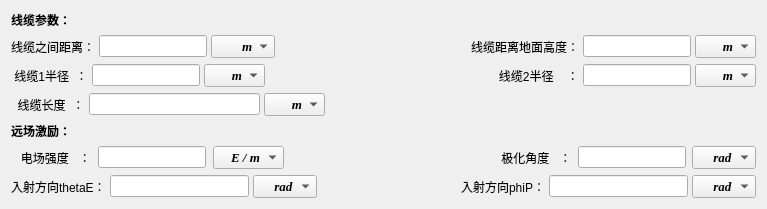
      <widget class="QWidget" name="page">
       <layout class="QVBoxLayout" name="verticalLayout_4">
        <item>
         <widget class="QWidget" name="widget_7" native="true">
          <layout class="QHBoxLayout" name="horizontalLayout_10">
           <property name="spacing">
            <number>4</number>
           </property>
           <property name="leftMargin">
            <number>0</number>
           </property>
           <property name="topMargin">
            <number>0</number>
           </property>
           <property name="rightMargin">
            <number>0</number>
           </property>
           <property name="bottomMargin">
            <number>0</number>
           </property>
           <item>
            <widget class="QLabel" name="label_2">
             <property name="font">
              <font>
               <pointsize>9</pointsize>
               <weight>75</weight>
               <bold>true</bold>
              </font>
             </property>
             <property name="text">
              <string>线缆参数：</string>
             </property>
            </widget>
           </item>
           <item>
            <spacer name="horizontalSpacer_7">
             <property name="orientation">
              <enum>Qt::Horizontal</enum>
             </property>
             <property name="sizeHint" stdset="0">
              <size>
               <width>685</width>
               <height>10</height>
              </size>
             </property>
            </spacer>
           </item>
          </layout>
         </widget>
        </item>
        <item>
         <widget class="QWidget" name="widget_12" native="true">
          <layout class="QHBoxLayout" name="horizontalLayout_5">
           <property name="spacing">
            <number>4</number>
           </property>
           <property name="leftMargin">
            <number>0</number>
           </property>
           <property name="topMargin">
            <number>0</number>
           </property>
           <property name="rightMargin">
            <number>0</number>
           </property>
           <property name="bottomMargin">
            <number>0</number>
           </property>
           <item>
            <widget class="QWidget" name="widget" native="true">
             <property name="maximumSize">
              <size>
               <width>16777215</width>
               <height>50</height>
              </size>
             </property>
             <layout class="QHBoxLayout" name="horizontalLayout_2">
              <property name="spacing">
               <number>4</number>
              </property>
              <property name="leftMargin">
               <number>0</number>
              </property>
              <property name="topMargin">
               <number>0</number>
              </property>
              <property name="rightMargin">
               <number>0</number>
              </property>
              <property name="bottomMargin">
               <number>0</number>
              </property>
              <item>
               <widget class="QLabel" name="label_4">
                <property name="font">
                 <font>
                  <pointsize>9</pointsize>
                 </font>
                </property>
                <property name="text">
                 <string>线缆之间距离：</string>
                </property>
               </widget>
              </item>
              <item>
               <widget class="QLineEdit" name="lineEdit">
                <property name="maximumSize">
                 <size>
                  <width>16777215</width>
                  <height>16777215</height>
                 </size>
                </property>
               </widget>
              </item>
              <item>
               <widget class="QComboBox" name="comboBox_2">
                <property name="font">
                 <font>
                  <family>Times New Roman</family>
                  <pointsize>10</pointsize>
                  <weight>75</weight>
                  <italic>true</italic>
                  <bold>true</bold>
                 </font>
                </property>
                <item>
                 <property name="text">
                  <string>        m</string>
                 </property>
                </item>
               </widget>
              </item>
             </layout>
            </widget>
           </item>
           <item>
            <spacer name="horizontalSpacer_4">
             <property name="orientation">
              <enum>Qt::Horizontal</enum>
             </property>
             <property name="sizeHint" stdset="0">
              <size>
               <width>40</width>
               <height>20</height>
              </size>
             </property>
            </spacer>
           </item>
           <item>
            <widget class="QWidget" name="widget_2" native="true">
             <property name="maximumSize">
              <size>
               <width>16777215</width>
               <height>50</height>
              </size>
             </property>
             <layout class="QHBoxLayout" name="horizontalLayout_3">
              <property name="spacing">
               <number>4</number>
              </property>
              <property name="leftMargin">
               <number>0</number>
              </property>
              <property name="topMargin">
               <number>0</number>
              </property>
              <property name="rightMargin">
               <number>0</number>
              </property>
              <property name="bottomMargin">
               <number>0</number>
              </property>
              <item>
               <widget class="QLabel" name="label_5">
                <property name="maximumSize">
                 <size>
                  <width>16777215</width>
                  <height>50</height>
                 </size>
                </property>
                <property name="font">
                 <font>
                  <pointsize>9</pointsize>
                 </font>
                </property>
                <property name="text">
                 <string>线缆距离地面高度：</string>
                </property>
               </widget>
              </item>
              <item>
               <widget class="QLineEdit" name="lineEdit_2"/>
              </item>
              <item>
               <widget class="QComboBox" name="comboBox_3">
                <property name="font">
                 <font>
                  <family>Times New Roman</family>
                  <pointsize>10</pointsize>
                  <weight>75</weight>
                  <italic>true</italic>
                  <bold>true</bold>
                 </font>
                </property>
                <item>
                 <property name="text">
                  <string>       m</string>
                 </property>
                </item>
               </widget>
              </item>
             </layout>
            </widget>
           </item>
          </layout>
         </widget>
        </item>
        <item>
         <widget class="QWidget" name="widget_15" native="true">
          <layout class="QHBoxLayout" name="horizontalLayout_6">
           <property name="spacing">
            <number>4</number>
           </property>
           <property name="leftMargin">
            <number>0</number>
           </property>
           <property name="topMargin">
            <number>0</number>
           </property>
           <property name="rightMargin">
            <number>0</number>
           </property>
           <property name="bottomMargin">
            <number>0</number>
           </property>
           <item>
            <widget class="QWidget" name="widget_4" native="true">
             <property name="maximumSize">
              <size>
               <width>16777215</width>
               <height>30</height>
              </size>
             </property>
             <layout class="QHBoxLayout" name="horizontalLayout_7">
              <property name="spacing">
               <number>4</number>
              </property>
              <property name="leftMargin">
               <number>0</number>
              </property>
              <property name="topMargin">
               <number>0</number>
              </property>
              <property name="rightMargin">
               <number>0</number>
              </property>
              <property name="bottomMargin">
               <number>0</number>
              </property>
              <item>
               <widget class="QLabel" name="label_6">
                <property name="font">
                 <font>
                  <pointsize>9</pointsize>
                 </font>
                </property>
                <property name="text">
                 <string> 线缆1半径  ：</string>
                </property>
               </widget>
              </item>
              <item>
               <widget class="QLineEdit" name="lineEdit_3"/>
              </item>
              <item>
               <widget class="QComboBox" name="comboBox_4">
                <property name="font">
                 <font>
                  <family>Times New Roman</family>
                  <pointsize>10</pointsize>
                  <weight>75</weight>
                  <italic>true</italic>
                  <bold>true</bold>
                 </font>
                </property>
                <item>
                 <property name="text">
                  <string>       m</string>
                 </property>
                </item>
               </widget>
              </item>
             </layout>
            </widget>
           </item>
           <item>
            <spacer name="horizontalSpacer_5">
             <property name="orientation">
              <enum>Qt::Horizontal</enum>
             </property>
             <property name="sizeHint" stdset="0">
              <size>
               <width>40</width>
               <height>20</height>
              </size>
             </property>
            </spacer>
           </item>
           <item>
            <widget class="QWidget" name="widget_5" native="true">
             <property name="maximumSize">
              <size>
               <width>16777215</width>
               <height>30</height>
              </size>
             </property>
             <layout class="QHBoxLayout" name="horizontalLayout_8">
              <property name="spacing">
               <number>4</number>
              </property>
              <property name="leftMargin">
               <number>0</number>
              </property>
              <property name="topMargin">
               <number>0</number>
              </property>
              <property name="rightMargin">
               <number>0</number>
              </property>
              <property name="bottomMargin">
               <number>0</number>
              </property>
              <item>
               <widget class="QLabel" name="label_7">
                <property name="font">
                 <font>
                  <pointsize>9</pointsize>
                 </font>
                </property>
                <property name="text">
                 <string>   线缆2半径    ：</string>
                </property>
               </widget>
              </item>
              <item>
               <widget class="QLineEdit" name="lineEdit_4"/>
              </item>
              <item>
               <widget class="QComboBox" name="comboBox_5">
                <property name="font">
                 <font>
                  <family>Times New Roman</family>
                  <pointsize>10</pointsize>
                  <weight>75</weight>
                  <italic>true</italic>
                  <bold>true</bold>
                 </font>
                </property>
                <item>
                 <property name="text">
                  <string>       m</string>
                 </property>
                </item>
               </widget>
              </item>
             </layout>
            </widget>
           </item>
          </layout>
         </widget>
        </item>
        <item>
         <widget class="QWidget" name="widget_6" native="true">
          <layout class="QHBoxLayout" name="horizontalLayout_9">
           <property name="spacing">
            <number>4</number>
           </property>
           <property name="leftMargin">
            <number>0</number>
           </property>
           <property name="topMargin">
            <number>0</number>
           </property>
           <property name="rightMargin">
            <number>0</number>
           </property>
           <property name="bottomMargin">
            <number>0</number>
           </property>
           <item>
            <widget class="QLabel" name="label_8">
             <property name="font">
              <font>
               <pointsize>9</pointsize>
              </font>
             </property>
             <property name="text">
              <string>  线缆长度  ：</string>
             </property>
            </widget>
           </item>
           <item>
            <widget class="QLineEdit" name="lineEdit_5">
             <property name="maximumSize">
              <size>
               <width>171</width>
               <height>16777215</height>
              </size>
             </property>
            </widget>
           </item>
           <item>
            <widget class="QComboBox" name="comboBox_6">
             <property name="font">
              <font>
               <family>Times New Roman</family>
               <pointsize>10</pointsize>
               <weight>75</weight>
               <italic>true</italic>
               <bold>true</bold>
              </font>
             </property>
             <item>
              <property name="text">
               <string>       m</string>
              </property>
             </item>
            </widget>
           </item>
           <item>
            <spacer name="horizontalSpacer_6">
             <property name="orientation">
              <enum>Qt::Horizontal</enum>
             </property>
             <property name="sizeHint" stdset="0">
              <size>
               <width>40</width>
               <height>20</height>
              </size>
             </property>
            </spacer>
           </item>
          </layout>
         </widget>
        </item>
        <item>
         <widget class="QWidget" name="widget_8" native="true">
          <layout class="QHBoxLayout" name="horizontalLayout_11">
           <property name="spacing">
            <number>4</number>
           </property>
           <property name="leftMargin">
            <number>0</number>
           </property>
           <property name="topMargin">
            <number>0</number>
           </property>
           <property name="rightMargin">
            <number>0</number>
           </property>
           <property name="bottomMargin">
            <number>0</number>
           </property>
           <item>
            <widget class="QLabel" name="label_9">
             <property name="font">
              <font>
               <pointsize>9</pointsize>
               <weight>75</weight>
               <bold>true</bold>
              </font>
             </property>
             <property name="text">
              <string>远场激励：</string>
             </property>
            </widget>
           </item>
           <item>
            <spacer name="horizontalSpacer_8">
             <property name="orientation">
              <enum>Qt::Horizontal</enum>
             </property>
             <property name="sizeHint" stdset="0">
              <size>
               <width>685</width>
               <height>10</height>
              </size>
             </property>
            </spacer>
           </item>
          </layout>
         </widget>
        </item>
        <item>
         <widget class="QWidget" name="widget_11" native="true">
          <layout class="QHBoxLayout" name="horizontalLayout_12">
           <property name="spacing">
            <number>4</number>
           </property>
           <property name="leftMargin">
            <number>0</number>
           </property>
           <property name="topMargin">
            <number>0</number>
           </property>
           <property name="rightMargin">
            <number>0</number>
           </property>
           <property name="bottomMargin">
            <number>0</number>
           </property>
           <item>
            <widget class="QWidget" name="widget_9" native="true">
             <property name="maximumSize">
              <size>
               <width>16777215</width>
               <height>50</height>
              </size>
             </property>
             <layout class="QHBoxLayout" name="horizontalLayout_13">
              <property name="spacing">
               <number>7</number>
              </property>
              <property name="leftMargin">
               <number>0</number>
              </property>
              <property name="topMargin">
               <number>0</number>
              </property>
              <property name="rightMargin">
               <number>0</number>
              </property>
              <property name="bottomMargin">
               <number>0</number>
              </property>
              <item>
               <widget class="QLabel" name="label_10">
                <property name="font">
                 <font>
                  <pointsize>9</pointsize>
                 </font>
                </property>
                <property name="text">
                 <string>   电场强度   ：</string>
                </property>
               </widget>
              </item>
              <item>
               <widget class="QLineEdit" name="lineEdit_6">
                <property name="maximumSize">
                 <size>
                  <width>16777215</width>
                  <height>16777215</height>
                 </size>
                </property>
               </widget>
              </item>
              <item>
               <widget class="QComboBox" name="comboBox_7">
                <property name="font">
                 <font>
                  <family>Times New Roman</family>
                  <pointsize>10</pointsize>
                  <weight>75</weight>
                  <italic>true</italic>
                  <bold>true</bold>
                 </font>
                </property>
                <item>
                 <property name="text">
                  <string>    E / m</string>
                 </property>
                </item>
               </widget>
              </item>
             </layout>
            </widget>
           </item>
           <item>
            <spacer name="horizontalSpacer_9">
             <property name="orientation">
              <enum>Qt::Horizontal</enum>
             </property>
             <property name="sizeHint" stdset="0">
              <size>
               <width>40</width>
               <height>20</height>
              </size>
             </property>
            </spacer>
           </item>
           <item>
            <widget class="QWidget" name="widget_10" native="true">
             <property name="maximumSize">
              <size>
               <width>16777215</width>
               <height>50</height>
              </size>
             </property>
             <layout class="QHBoxLayout" name="horizontalLayout_14">
              <property name="leftMargin">
               <number>0</number>
              </property>
              <property name="topMargin">
               <number>0</number>
              </property>
              <property name="rightMargin">
               <number>0</number>
              </property>
              <property name="bottomMargin">
               <number>0</number>
              </property>
              <item>
               <widget class="QLabel" name="label_11">
                <property name="maximumSize">
                 <size>
                  <width>16777215</width>
                  <height>50</height>
                 </size>
                </property>
                <property name="font">
                 <font>
                  <pointsize>9</pointsize>
                 </font>
                </property>
                <property name="text">
                 <string>    极化角度   ：</string>
                </property>
               </widget>
              </item>
              <item>
               <widget class="QLineEdit" name="lineEdit_7"/>
              </item>
              <item>
               <widget class="QComboBox" name="comboBox_8">
                <property name="font">
                 <font>
                  <family>Times New Roman</family>
                  <pointsize>10</pointsize>
                  <weight>75</weight>
                  <italic>true</italic>
                  <bold>true</bold>
                 </font>
                </property>
                <item>
                 <property name="text">
                  <string>     rad</string>
                 </property>
                </item>
               </widget>
              </item>
             </layout>
            </widget>
           </item>
          </layout>
         </widget>
        </item>
        <item>
         <widget class="QWidget" name="widget_14" native="true">
          <layout class="QHBoxLayout" name="horizontalLayout_15">
           <property name="spacing">
            <number>4</number>
           </property>
           <property name="leftMargin">
            <number>0</number>
           </property>
           <property name="topMargin">
            <number>0</number>
           </property>
           <property name="rightMargin">
            <number>0</number>
           </property>
           <property name="bottomMargin">
            <number>0</number>
           </property>
           <item>
            <widget class="QLabel" name="label_12">
             <property name="font">
              <font>
               <pointsize>9</pointsize>
              </font>
             </property>
             <property name="text">
              <string>入射方向thetaE：</string>
             </property>
             <property name="scaledContents">
              <bool>false</bool>
             </property>
            </widget>
           </item>
           <item>
            <widget class="QLineEdit" name="lineEdit_8">
             <property name="maximumSize">
              <size>
               <width>16777215</width>
               <height>16777215</height>
              </size>
             </property>
            </widget>
           </item>
           <item>
            <widget class="QComboBox" name="comboBox_9">
             <property name="font">
              <font>
               <family>Times New Roman</family>
               <pointsize>10</pointsize>
               <weight>75</weight>
               <italic>true</italic>
               <bold>true</bold>
              </font>
             </property>
             <item>
              <property name="text">
               <string>     rad</string>
              </property>
             </item>
            </widget>
           </item>
           <item>
            <spacer name="horizontalSpacer_10">
             <property name="orientation">
              <enum>Qt::Horizontal</enum>
             </property>
             <property name="sizeHint" stdset="0">
              <size>
               <width>70</width>
               <height>20</height>
              </size>
             </property>
            </spacer>
           </item>
           <item>
            <widget class="QLabel" name="label_13">
             <property name="maximumSize">
              <size>
               <width>16777215</width>
               <height>50</height>
              </size>
             </property>
             <property name="font">
              <font>
               <pointsize>9</pointsize>
              </font>
             </property>
             <property name="text">
              <string>入射方向phiP：</string>
             </property>
            </widget>
           </item>
           <item>
            <widget class="QLineEdit" name="lineEdit_9"/>
           </item>
           <item>
            <widget class="QComboBox" name="comboBox_10">
             <property name="font">
              <font>
               <family>Times New Roman</family>
               <pointsize>10</pointsize>
               <weight>75</weight>
               <italic>true</italic>
               <bold>true</bold>
              </font>
             </property>
             <item>
              <property name="text">
               <string>     rad</string>
              </property>
             </item>
            </widget>
           </item>
          </layout>
         </widget>
        </item>
       </layout>
      </widget>
